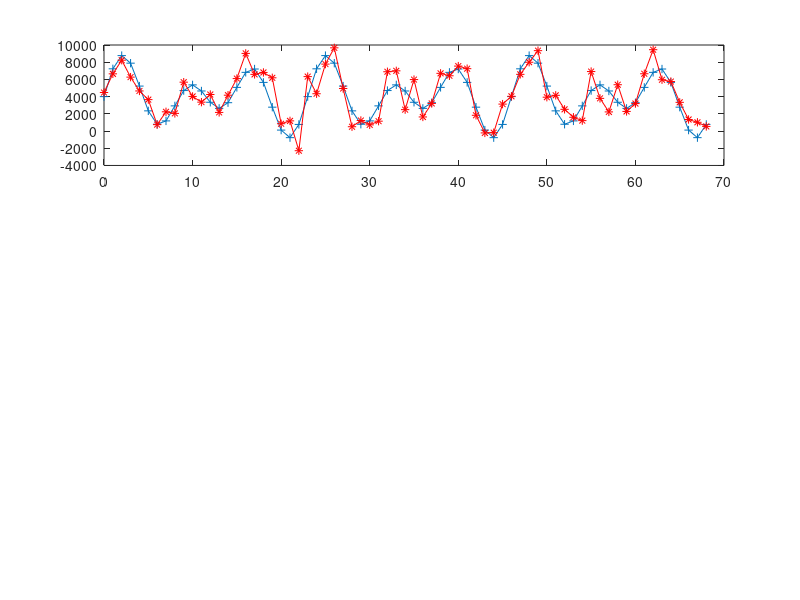

Write the MATLAB code that produced this figure. (Note: this script raises an error after producing the figure.)
%dclear = 1;
%dnoise = 1;
%r_loc_data-max = 1;
%r_loc_data-min = 1;
%r_loc_denoise = 1;
%v_loc_data = 1;
%v_loc_denoise = 1;
for a = 1:100

    close all;

    Fs = 23;
    T = 1/Fs;
    L = 23*3;
    t = (0:L-1)*T;
    x = 4000+3000*sin(2*pi*3*t)+2000*sin(2*pi*2*t);
    y = x + 1400*randn(size(t))+700*sin(2*pi*100*t)+900*sin(2*pi*200*t);
    dclear(a,:)=x;
    dnoise(a,:)=y;
    subplot(3,1,1);
    plot(Fs*t,x,'-+');
    hold on
    plot(Fs*t,y,'r-*');
    hold off

    %%  Filter Design
    h=fdesign.lowpass('N,Fc',8,4,23);
    %designmethods(h);
    d=design(h);

    %% De-noiseing
    y1=filter(d.Numerator,1,y);
    y1=filter(d.Numerator,1,fliplr(y1));
    y1=fliplr(y1);

    subplot(3,1,2);
    plot(Fs*t,y,'r-*');
    hold on
    plot(Fs*t,y1,'g-o');
    hold off

    subplot(3,1,3);
    plot(Fs*t,x,'-+');
    hold on
    plot(Fs*t,y1,'g-o');
    hold off


    %% peak detection
    figure;
    subplot(3,1,1);
    plot(t,x);
    hold on
    [maxtab, mintab] = peakdet(x, 0.5, t);
    r_loc_datamax{a}(:,1)=maxtab(:,1);
    r_loc_datamin{a}(:,1)=mintab(:,1);
    v_loc_datamax{a}(:,1)=maxtab(:,2);
    v_loc_datamin{a}(:,1)=mintab(:,2);
    plot(mintab(:,1), mintab(:,2), 'g*');
    plot(maxtab(:,1), maxtab(:,2), 'r*');
    hold off

    subplot(3,1,2);
    plot(t,y,'--');
    hold on
    [maxtab, mintab] = peakdet(y, 0.5, t);
    plot(mintab(:,1), mintab(:,2), 'g*');
    plot(maxtab(:,1), maxtab(:,2), 'r*');
    hold off


    subplot(3,1,3);
    plot(t,y1,'r');
    hold on
    [maxtab, mintab] = peakdet(y1, 0.5, t);
    r_loc_denoismax{a}(:,1)=maxtab(:,1);
    r_loc_denoismin{a}(:,1)=mintab(:,1);
    v_loc_denoismax{a}(:,1)=maxtab(:,2);
    v_loc_denoismin{a}(:,1)=mintab(:,2);
    plot(mintab(:,1), mintab(:,2), 'g*');
    plot(maxtab(:,1), maxtab(:,2), 'r*');
    hold off

    figure;
    plot(t,x);
    hold on
    [maxtab, mintab] = peakdet(x, 0.5, t);
    plot(mintab(:,1), mintab(:,2), 'g+');
    plot(maxtab(:,1), maxtab(:,2), 'r+');

    plot(t,y1,'r');
    [maxtab, mintab] = peakdet(y1, 0.5, t);
    plot(mintab(:,1), mintab(:,2), 'go');
    plot(maxtab(:,1), maxtab(:,2), 'ro');
    hold off

end
%% Local Minimum Detection
y11 = int16(diff(y1,1));
y12 = int16(diff(y1,2));